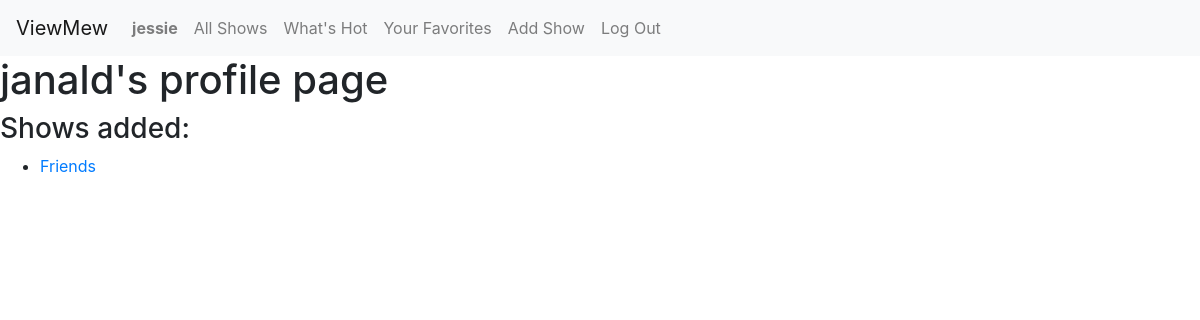
The app's page /profile/janald (signed in), older data.
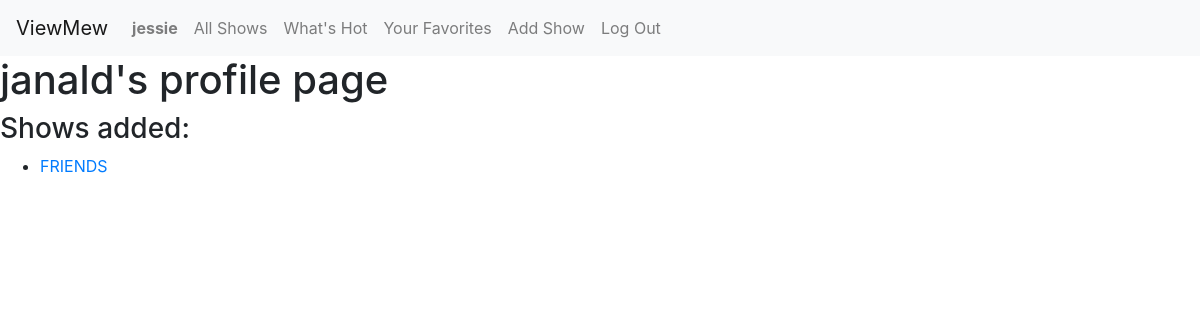
The same page, newer data.
### capstone/models.py (models this page shows, shortened)
class Show(models.Model):
    creator = models.ForeignKey(User, on_delete=models.CASCADE)  # The user who created the show
    title = models.TextField()  # The title of the show
    genre = models.TextField() # The genre the show belongs to
    description = models.TextField() # The description of the show
    rating = models.ManyToManyField(User, through='Rating', related_name='rated_shows')
    favorites = models.ManyToManyField(User, related_name='liked_shows', blank=True)  # Users who favorited the show
    image_url = models.TextField()
    average_rating = models.DecimalField(max_digits=3, decimal_places=2, default=0.00)

### capstone/views.py (the view)
# urls.py: path("profile/<str:username>", views.profile, name="profile"),
def profile(request, username):
    try:
        user_profile = User.objects.get(username=username)
    except User.DoesNotExist:
        return HttpResponse("User not found", status=404)
    user_shows = Show.objects.filter(creator=user_profile).order_by('title')
    return render(request, "capstone/profile.html", {
        "user_profile": user_profile,
        "user_shows": user_shows,
    })

### capstone/templates/capstone/profile.html
{% extends "capstone/layout.html" %}
{% load static %}
{% block body %}
    <h1 id="user-header">{{ user_profile.username }}'s profile page</h1>
    <h3 id="user-header">Shows added:</h1>
    <ul>
    {% for show in user_shows %}
    <li><a href="{% url 'show_view' show.id %}">{{ show.title }}</a></li>
    {% empty %}
    <p>{{ user_profile.username }} has not added any shows.</p>
    {% endfor %}
    </ul>
{% endblock %}

Row changes from the older to the newer data that the page shows:
changed Show: title "Friends" → "FRIENDS"
